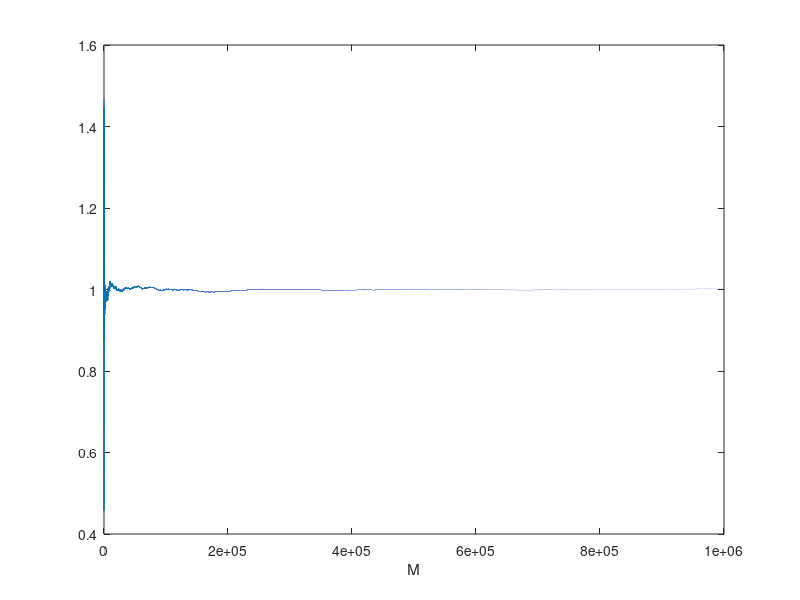
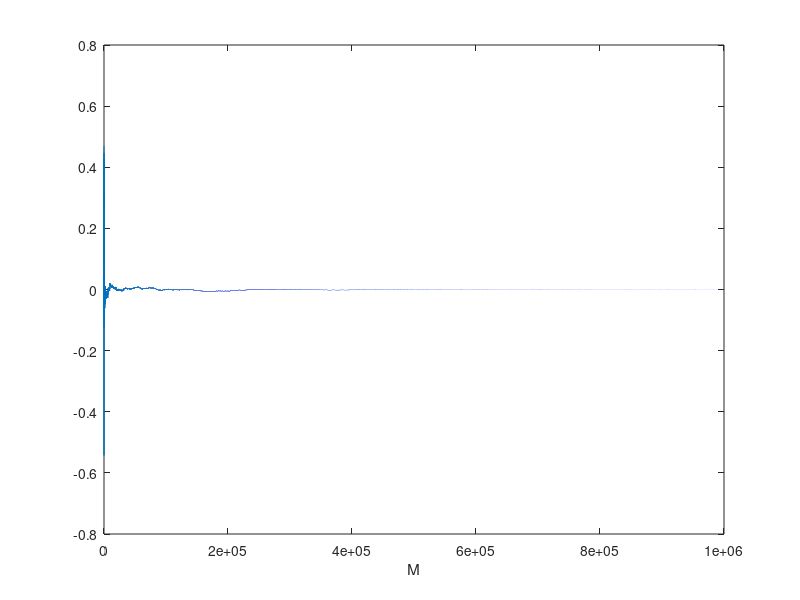
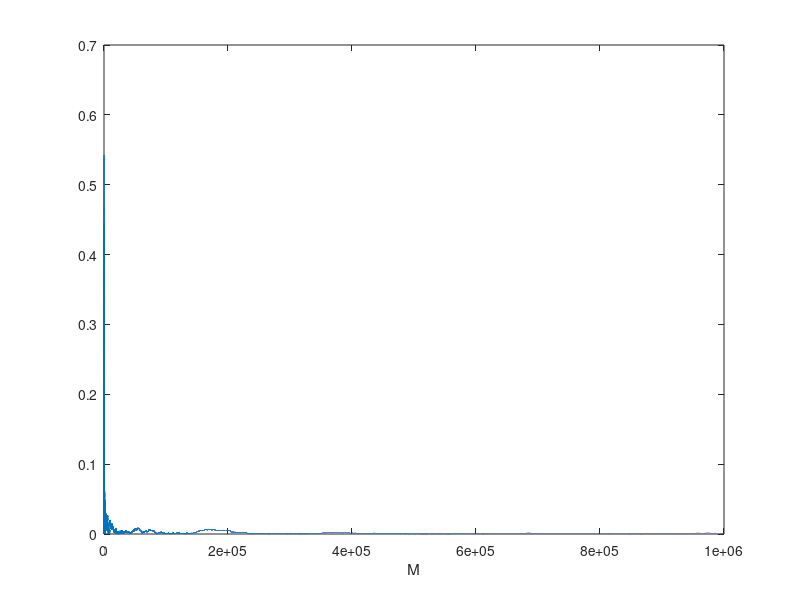
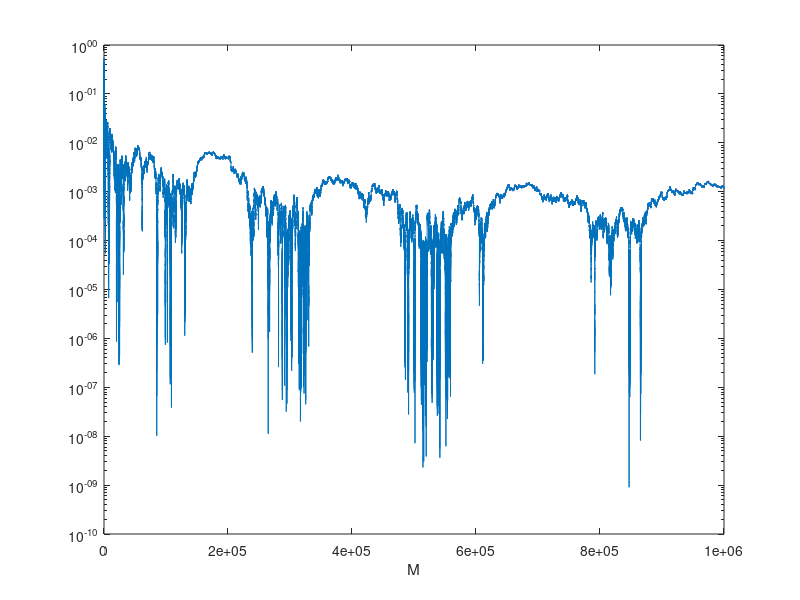

The MATLAB source for these figures, in order:
M = 1e6; % Max. number of realization
N = 20; % Dimension of the problem
u = rand(M,N); f = exp(sum(u')');
run_aver = cumsum(f)./(((1:M)')*(exp(1)-1)^N);
figure, plot(1:M, run_aver), xlabel 'M'
figure,plot(1:M,(run_aver-1)), xlabel 'M'
figure,plot(1:M,abs(run_aver-1)), xlabel 'M'
figure,semilogy(1:M,abs(run_aver-1)), xlabel 'M',
